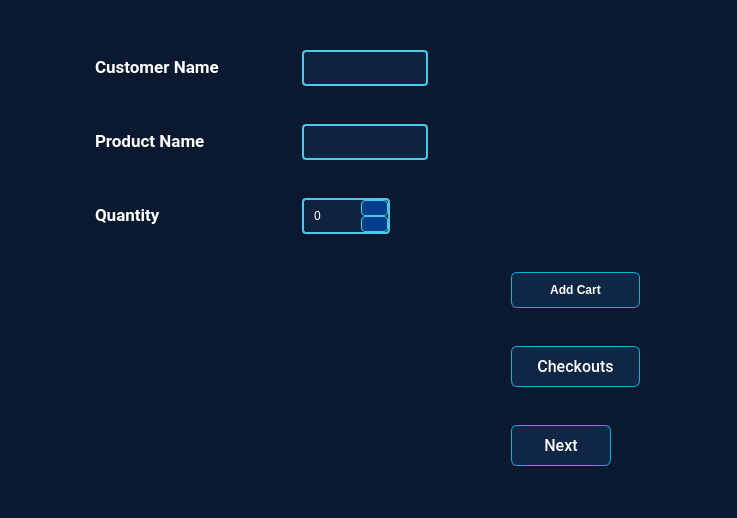
<?xml version="1.0" encoding="UTF-8"?>
<ui version="4.0">
 <class>inventory</class>
 <widget class="QMainWindow" name="inventory">
  <property name="geometry">
   <rect>
    <x>0</x>
    <y>0</y>
    <width>737</width>
    <height>518</height>
   </rect>
  </property>
  <property name="sizePolicy">
   <sizepolicy hsizetype="Preferred" vsizetype="Preferred">
    <horstretch>0</horstretch>
    <verstretch>0</verstretch>
   </sizepolicy>
  </property>
  <property name="windowTitle">
   <string>SalePulse:Sales Inventory system</string>
  </property>
  <property name="styleSheet">
   <string notr="true">/* Main Background with Dotted Pattern */
QWidget {
    background-color: #0a192f; /* Navy Blue */
    background-image: radial-gradient(circle at 50% 50%, 
        rgba(255,255,255,0.1) 1.5px, 
        transparent 2px);
    background-size: 20px 20px;
    color: #ffffff;
    font-family: 'Roboto', sans-serif;
}

/* Glowing Accents */
QPushButton {
    background-color: rgba(16, 42, 74, 0.8); /* Dark Blue Glass */
    border: 1px solid #00b4d8; /* Cyan Border */
    border-radius: 6px;
    padding: 10px 25px;
    color: #ffffff;
    font-weight: 500;
    transition: all 0.3s ease;
    backdrop-filter: blur(5px);
}

QPushButton:hover {
    background-color: #00b4d8; /* Cyan */
    box-shadow: 0 0 15px rgba(0, 180, 216, 0.5);
    transform: scale(1.05);
}

QPushButton:pressed {
    background-color: #0096c7; /* Darker Cyan */
}

/* Futuristic Input Fields */
QLineEdit, QTextEdit, QSpinBox {
    background-color: rgba(16, 42, 74, 0.6);
    border: 2px solid #48cae4; /* Light Cyan */
    border-radius: 4px;
    padding: 8px;
    color: #ffffff;
    selection-background-color: #00b4d8;
}

QLineEdit:focus, QTextEdit:focus, QSpinBox:focus {
    border-color: #00b4d8;
    box-shadow: 0 0 12px rgba(0, 180, 216, 0.3);
}

/* Star-like Dots Enhancement */
QWidget#mainContent {
    background-image: radial-gradient(circle at 50% 50%, 
        rgba(255,255,255,0.3) 1px, 
        transparent 2px),
        radial-gradient(circle at 20% 80%, 
        rgba(255,255,255,0.2) 1px, 
        transparent 3px);
    background-size: 50px 50px, 80px 80px;
}

/* Holographic Cards */
QFrame.card {
    background: rgba(16, 42, 74, 0.7);
    border: 1px solid rgba(72, 202, 228, 0.3);
    border-radius: 8px;
    padding: 15px;
    backdrop-filter: blur(10px);
}

/* Sci-Fi Scrollbar */
QScrollBar:vertical {
    background: rgba(16, 42, 74, 0.5);
    width: 12px;
    border-radius: 6px;
}

QScrollBar::handle:vertical {
    background: #00b4d8;
    border-radius: 6px;
    min-height: 30px;
}

/* Cyber SpinBox */
QSpinBox {
    padding-right: 30px;
}

QSpinBox::up-button, QSpinBox::down-button {
    background-color: #023e8a;
    border: 1px solid #48cae4;
    width: 25px;
    border-radius: 4px;
}

QSpinBox::up-arrow {
    image: url(path/to/cyber-up-arrow.svg);
}

QSpinBox::down-arrow {
    image: url(path/to/cyber-down-arrow.svg);
}

/* Animated Progress Bar */
QProgressBar {
    border: 2px solid #023e8a;
    border-radius: 5px;
    text-align: center;
}

QProgressBar::chunk {
    background-color: qlineargradient(
        x1:0, y1:0,
        x2:1, y2:0,
        stop:0 #00b4d8, 
        stop:1 #03045e
    );
    border-radius: 3px;
}</string>
  </property>
  <widget class="QWidget" name="centralwidget">
   <layout class="QHBoxLayout" name="horizontalLayout">
    <item>
     <widget class="QStackedWidget" name="stackedWidget">
      <property name="sizePolicy">
       <sizepolicy hsizetype="Expanding" vsizetype="Expanding">
        <horstretch>0</horstretch>
        <verstretch>0</verstretch>
       </sizepolicy>
      </property>
      <property name="styleSheet">
       <string notr="true"/>
      </property>
      <property name="currentIndex">
       <number>1</number>
      </property>
      <widget class="QWidget" name="page_1">
       <layout class="QGridLayout" name="gridLayout">
        <item row="0" column="1">
         <widget class="QLabel" name="pro_name">
          <property name="sizePolicy">
           <sizepolicy hsizetype="Fixed" vsizetype="Fixed">
            <horstretch>0</horstretch>
            <verstretch>0</verstretch>
           </sizepolicy>
          </property>
          <property name="font">
           <font>
            <family>Roboto</family>
            <pointsize>12</pointsize>
            <bold>true</bold>
           </font>
          </property>
          <property name="styleSheet">
           <string notr="true"/>
          </property>
          <property name="text">
           <string>Enter Product Name</string>
          </property>
         </widget>
        </item>
        <item row="3" column="2">
         <widget class="QPushButton" name="add_btn">
          <property name="sizePolicy">
           <sizepolicy hsizetype="Minimum" vsizetype="Preferred">
            <horstretch>0</horstretch>
            <verstretch>0</verstretch>
           </sizepolicy>
          </property>
          <property name="minimumSize">
           <size>
            <width>130</width>
            <height>40</height>
           </size>
          </property>
          <property name="maximumSize">
           <size>
            <width>100</width>
            <height>40</height>
           </size>
          </property>
          <property name="styleSheet">
           <string notr="true"/>
          </property>
          <property name="text">
           <string>Add Product</string>
          </property>
         </widget>
        </item>
        <item row="2" column="2">
         <widget class="QLineEdit" name="sell_edit">
          <property name="sizePolicy">
           <sizepolicy hsizetype="Minimum" vsizetype="Fixed">
            <horstretch>200</horstretch>
            <verstretch>30</verstretch>
           </sizepolicy>
          </property>
          <property name="styleSheet">
           <string notr="true"/>
          </property>
         </widget>
        </item>
        <item row="1" column="2">
         <widget class="QLineEdit" name="cost_edit">
          <property name="sizePolicy">
           <sizepolicy hsizetype="Minimum" vsizetype="Fixed">
            <horstretch>0</horstretch>
            <verstretch>0</verstretch>
           </sizepolicy>
          </property>
          <property name="styleSheet">
           <string notr="true"/>
          </property>
          <property name="text">
           <string/>
          </property>
         </widget>
        </item>
        <item row="2" column="1">
         <widget class="QLabel" name="sell_pri">
          <property name="sizePolicy">
           <sizepolicy hsizetype="Fixed" vsizetype="Fixed">
            <horstretch>0</horstretch>
            <verstretch>0</verstretch>
           </sizepolicy>
          </property>
          <property name="font">
           <font>
            <family>Roboto</family>
            <pointsize>13</pointsize>
            <bold>true</bold>
           </font>
          </property>
          <property name="styleSheet">
           <string notr="true"/>
          </property>
          <property name="text">
           <string>Sell Price</string>
          </property>
         </widget>
        </item>
        <item row="1" column="1">
         <widget class="QLabel" name="cost_pri">
          <property name="sizePolicy">
           <sizepolicy hsizetype="Fixed" vsizetype="Fixed">
            <horstretch>0</horstretch>
            <verstretch>0</verstretch>
           </sizepolicy>
          </property>
          <property name="font">
           <font>
            <family>Roboto</family>
            <pointsize>13</pointsize>
            <bold>true</bold>
           </font>
          </property>
          <property name="styleSheet">
           <string notr="true"/>
          </property>
          <property name="text">
           <string>Cost Price</string>
          </property>
         </widget>
        </item>
        <item row="0" column="2">
         <widget class="QLineEdit" name="pro_edit">
          <property name="sizePolicy">
           <sizepolicy hsizetype="Minimum" vsizetype="Fixed">
            <horstretch>0</horstretch>
            <verstretch>0</verstretch>
           </sizepolicy>
          </property>
          <property name="styleSheet">
           <string notr="true"/>
          </property>
          <property name="text">
           <string/>
          </property>
         </widget>
        </item>
        <item row="4" column="2">
         <widget class="QPushButton" name="next_btn">
          <property name="sizePolicy">
           <sizepolicy hsizetype="Fixed" vsizetype="Fixed">
            <horstretch>150</horstretch>
            <verstretch>40</verstretch>
           </sizepolicy>
          </property>
          <property name="minimumSize">
           <size>
            <width>100</width>
            <height>40</height>
           </size>
          </property>
          <property name="font">
           <font>
            <family>Roboto</family>
            <pointsize>12</pointsize>
            <fontweight>Medium</fontweight>
           </font>
          </property>
          <property name="styleSheet">
           <string notr="true"/>
          </property>
          <property name="text">
           <string>Next</string>
          </property>
         </widget>
        </item>
       </layout>
      </widget>
      <widget class="QWidget" name="page_2">
       <layout class="QGridLayout" name="gridLayout_2">
        <item row="2" column="0">
         <widget class="QLabel" name="quantity_n">
          <property name="sizePolicy">
           <sizepolicy hsizetype="Fixed" vsizetype="Fixed">
            <horstretch>0</horstretch>
            <verstretch>0</verstretch>
           </sizepolicy>
          </property>
          <property name="font">
           <font>
            <family>Roboto</family>
            <pointsize>13</pointsize>
            <bold>true</bold>
           </font>
          </property>
          <property name="styleSheet">
           <string notr="true"/>
          </property>
          <property name="text">
           <string>Quantity</string>
          </property>
         </widget>
        </item>
        <item row="4" column="3">
         <widget class="QPushButton" name="checkout_btn">
          <property name="sizePolicy">
           <sizepolicy hsizetype="Fixed" vsizetype="Fixed">
            <horstretch>0</horstretch>
            <verstretch>0</verstretch>
           </sizepolicy>
          </property>
          <property name="minimumSize">
           <size>
            <width>100</width>
            <height>40</height>
           </size>
          </property>
          <property name="font">
           <font>
            <family>Roboto</family>
            <pointsize>12</pointsize>
            <fontweight>Medium</fontweight>
           </font>
          </property>
          <property name="styleSheet">
           <string notr="true"/>
          </property>
          <property name="text">
           <string>Checkouts</string>
          </property>
         </widget>
        </item>
        <item row="0" column="0">
         <widget class="QLabel" name="cus_name">
          <property name="sizePolicy">
           <sizepolicy hsizetype="Fixed" vsizetype="Fixed">
            <horstretch>0</horstretch>
            <verstretch>0</verstretch>
           </sizepolicy>
          </property>
          <property name="font">
           <font>
            <family>Roboto</family>
            <pointsize>13</pointsize>
            <bold>true</bold>
           </font>
          </property>
          <property name="styleSheet">
           <string notr="true"/>
          </property>
          <property name="text">
           <string>Customer Name</string>
          </property>
         </widget>
        </item>
        <item row="3" column="3">
         <widget class="QPushButton" name="addc_btn">
          <property name="sizePolicy">
           <sizepolicy hsizetype="Minimum" vsizetype="Fixed">
            <horstretch>0</horstretch>
            <verstretch>0</verstretch>
           </sizepolicy>
          </property>
          <property name="text">
           <string>Add Cart</string>
          </property>
         </widget>
        </item>
        <item row="5" column="3">
         <widget class="QPushButton" name="nex_btn">
          <property name="sizePolicy">
           <sizepolicy hsizetype="Fixed" vsizetype="Fixed">
            <horstretch>0</horstretch>
            <verstretch>0</verstretch>
           </sizepolicy>
          </property>
          <property name="minimumSize">
           <size>
            <width>100</width>
            <height>40</height>
           </size>
          </property>
          <property name="font">
           <font>
            <family>Roboto</family>
            <pointsize>12</pointsize>
            <fontweight>Medium</fontweight>
           </font>
          </property>
          <property name="styleSheet">
           <string notr="true"/>
          </property>
          <property name="text">
           <string>Next</string>
          </property>
         </widget>
        </item>
        <item row="1" column="0">
         <widget class="QLabel" name="product_n">
          <property name="sizePolicy">
           <sizepolicy hsizetype="Fixed" vsizetype="Fixed">
            <horstretch>0</horstretch>
            <verstretch>0</verstretch>
           </sizepolicy>
          </property>
          <property name="font">
           <font>
            <family>Roboto</family>
            <pointsize>13</pointsize>
            <bold>true</bold>
           </font>
          </property>
          <property name="styleSheet">
           <string notr="true"/>
          </property>
          <property name="text">
           <string>Product Name</string>
          </property>
         </widget>
        </item>
        <item row="0" column="1">
         <widget class="QLineEdit" name="cus_edit">
          <property name="sizePolicy">
           <sizepolicy hsizetype="Fixed" vsizetype="Fixed">
            <horstretch>0</horstretch>
            <verstretch>0</verstretch>
           </sizepolicy>
          </property>
          <property name="styleSheet">
           <string notr="true"/>
          </property>
          <property name="text">
           <string/>
          </property>
         </widget>
        </item>
        <item row="1" column="1">
         <widget class="QLineEdit" name="product_edit">
          <property name="sizePolicy">
           <sizepolicy hsizetype="Fixed" vsizetype="Fixed">
            <horstretch>0</horstretch>
            <verstretch>0</verstretch>
           </sizepolicy>
          </property>
          <property name="styleSheet">
           <string notr="true"/>
          </property>
          <property name="text">
           <string/>
          </property>
         </widget>
        </item>
        <item row="2" column="1">
         <widget class="QSpinBox" name="value_ed">
          <property name="sizePolicy">
           <sizepolicy hsizetype="Fixed" vsizetype="Preferred">
            <horstretch>0</horstretch>
            <verstretch>0</verstretch>
           </sizepolicy>
          </property>
          <property name="styleSheet">
           <string notr="true"/>
          </property>
         </widget>
        </item>
       </layout>
      </widget>
      <widget class="QWidget" name="page_3">
       <layout class="QGridLayout" name="gridLayout_3">
        <item row="0" column="1">
         <widget class="QLabel" name="revenue_n">
          <property name="sizePolicy">
           <sizepolicy hsizetype="Fixed" vsizetype="Fixed">
            <horstretch>0</horstretch>
            <verstretch>0</verstretch>
           </sizepolicy>
          </property>
          <property name="font">
           <font>
            <family>Roboto</family>
            <pointsize>13</pointsize>
            <bold>true</bold>
           </font>
          </property>
          <property name="styleSheet">
           <string notr="true"/>
          </property>
          <property name="text">
           <string>Total Revenue</string>
          </property>
         </widget>
        </item>
        <item row="0" column="2">
         <widget class="QLineEdit" name="revenue_edit">
          <property name="sizePolicy">
           <sizepolicy hsizetype="Fixed" vsizetype="Fixed">
            <horstretch>0</horstretch>
            <verstretch>0</verstretch>
           </sizepolicy>
          </property>
          <property name="styleSheet">
           <string notr="true"/>
          </property>
         </widget>
        </item>
        <item row="1" column="2">
         <widget class="QLineEdit" name="profit_n">
          <property name="sizePolicy">
           <sizepolicy hsizetype="Fixed" vsizetype="Fixed">
            <horstretch>0</horstretch>
            <verstretch>0</verstretch>
           </sizepolicy>
          </property>
          <property name="styleSheet">
           <string notr="true"/>
          </property>
         </widget>
        </item>
        <item row="3" column="2">
         <widget class="QPushButton" name="exits_btn">
          <property name="styleSheet">
           <string notr="true"/>
          </property>
          <property name="text">
           <string>Exits</string>
          </property>
         </widget>
        </item>
        <item row="1" column="1">
         <widget class="QLabel" name="t_profit">
          <property name="sizePolicy">
           <sizepolicy hsizetype="Fixed" vsizetype="Fixed">
            <horstretch>0</horstretch>
            <verstretch>0</verstretch>
           </sizepolicy>
          </property>
          <property name="font">
           <font>
            <family>Roboto</family>
            <pointsize>13</pointsize>
            <bold>true</bold>
           </font>
          </property>
          <property name="styleSheet">
           <string notr="true"/>
          </property>
          <property name="text">
           <string>Total Profit</string>
          </property>
         </widget>
        </item>
        <item row="2" column="2">
         <widget class="QPushButton" name="calculate_btn">
          <property name="styleSheet">
           <string notr="true"/>
          </property>
          <property name="text">
           <string>Calculate</string>
          </property>
         </widget>
        </item>
       </layout>
      </widget>
     </widget>
    </item>
   </layout>
  </widget>
  <action name="actionAdd_prooduct">
   <property name="text">
    <string>Add prooduct</string>
   </property>
  </action>
  <action name="actionCustmer_checkouts">
   <property name="text">
    <string>Customer checkouts</string>
   </property>
  </action>
  <action name="actionCalculation_Revenue">
   <property name="text">
    <string>Calculation Revenue</string>
   </property>
  </action>
  <action name="actionExits">
   <property name="text">
    <string>Exits</string>
   </property>
  </action>
 </widget>
 <resources/>
 <connections/>
</ui>
